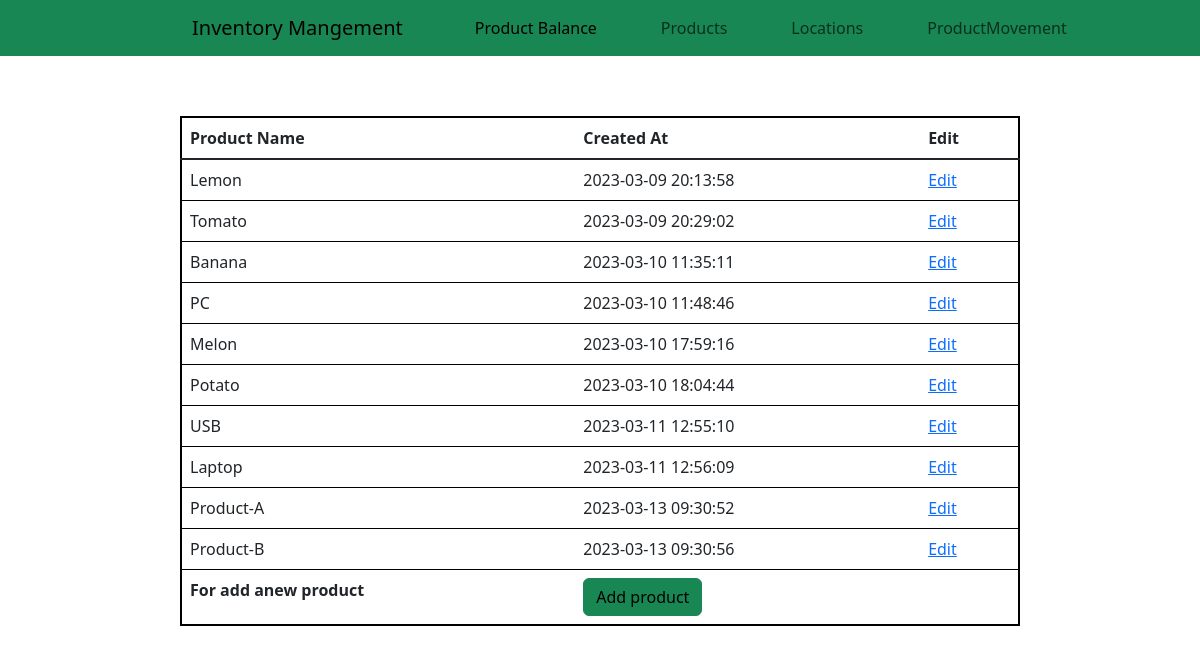
/product, run on the app's committed database.
### Inv.py (models this page shows, shortened)
class Product(db.Model) :
    product_id=db.Column(db.String(200), primary_key=True , nullable = False)
    created_at = db.Column(db.DateTime(timezone=True),server_default=func.now())
    product_movement = db.relationship('ProductMovement', backref='productsMov')

### Inv.py (the view)
@app.route("/product")
def show_product():
    all_product=Product.query.all()
    return render_template("product.html",all_product=all_product)

### templates/product.html (shortened to what this page needs)
<!DOCTYPE html>
<html lang="en">
<head>
    <link href="https://cdn.jsdelivr.net/npm/bootstrap@5.3.0-alpha1/dist/css/bootstrap.min.css" rel="stylesheet">
    <link rel="stylesheet" type="text/css" href="{{ url_for('static', filename='css/style.css') }}">
</head>
<body>
    <nav class="navbar navbar-expand-lg bg-success">
        <div class="container-fluid mer">
          <a class="navbar-brand" href="#">Inventory Mangement</a>
          <div class="collapse navbar-collapse" id="navbarNavDropdown">
            <ul class="navbar-nav">
              <li class="nav-item me-5 ms-5">
                <a class="nav-link active" aria-current="page" href="/">Product Balance</a>
              </li>
              <li class="nav-item me-5">
                <a class="nav-link" href="/product">Products</a>
              </li>
              <li class="nav-item me-5">
                <a class="nav-link" href="/locations">Locations</a>
              </li>
              <li class="nav-item me-5">
                <a class="nav-link" href="/movement">ProductMovement </a>
              </li>
            </ul>
          </div>
        </div>
      </nav>
    <table class="table conatiner">
        <thead>
          <tr>
            <th scope="col">Product Name</th>
            <th scope="col">Created At</th>
            <th scope="col">Edit</th>
          </tr>
        </thead>
        <tbody class="table-group-divider">
            {% for i in all_product %}
          <tr>
            <td>{{i.product_id}}</td>
            <td>{{i.created_at}}</td>
            <td><a href="/updateProduct/{{i.product_id}}">Edit</a></td>
          </tr>
          {% endfor %}
          <tr>
            <th>For add anew product</th>
            <th><button class="btn btn-success"><a class="addProduct" href="/addProduct">Add product</a></button></th>
          </tr>
        </tbody>
      </table>
</body>
</html>

### static/css/style.css (style rules this page uses)
.conatiner { border: 2px solid black; padding: 20px; width: 70%; margin-left:15%; margin-top:5%; }
.mer { margin-left:15%; }
.addProduct { color:black; text-decoration: none; }

### data on the page
Product: product_id "Lemon", created_at "2023-03-09 20:13:58"
Product: product_id "Tomato", created_at "2023-03-09 20:29:02"
Product: product_id "Banana", created_at "2023-03-10 11:35:11"
Product: product_id "PC", created_at "2023-03-10 11:48:46"
Product: product_id "Melon", created_at "2023-03-10 17:59:16"
Product: product_id "Potato", created_at "2023-03-10 18:04:44"
Product: product_id "USB", created_at "2023-03-11 12:55:10"
Product: product_id "Laptop", created_at "2023-03-11 12:56:09"
Product: product_id "Product-A", created_at "2023-03-13 09:30:52"
Product: product_id "Product-B", created_at "2023-03-13 09:30:56"
